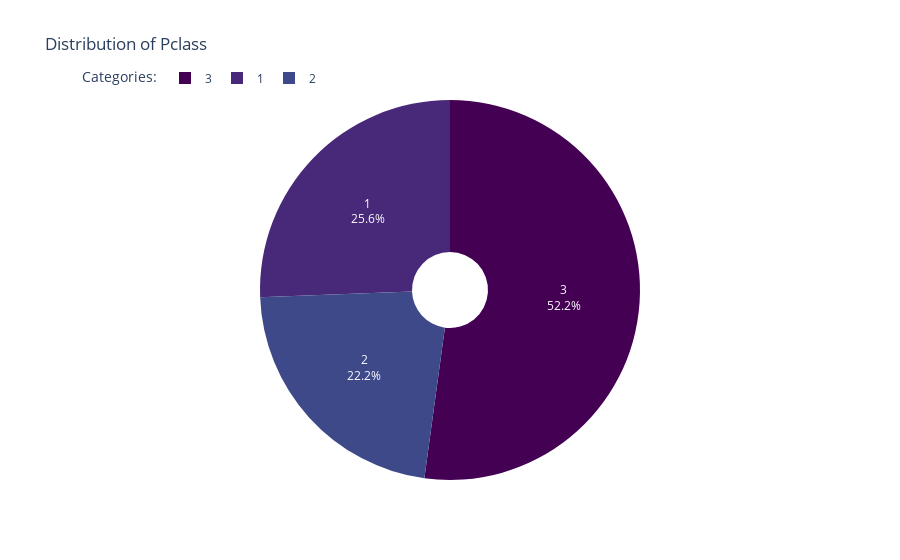

Notebook cell for this chart:
### Code cell
pclass_counts = titanic.Pclass.value_counts()
fig_pclass_perc = px.pie(titanic, names= pclass_counts.index, values = pclass_counts.values, title=f'Distribution of Pclass', hole=0.2, color_discrete_sequence=px.colors.sequential.Viridis)
fig_pclass_perc.update_traces(textinfo='percent+label')
fig_pclass_perc.update_layout(legend_title_text='Categories:', legend=dict(orientation="h", yanchor="bottom", y=1.02))
fig_pclass_perc.show()

### Figure 1 — Plotly figure (JSON) as saved in the notebook; plotly's stock layout.template omitted (floating-point values rounded to 4 significant figures)
{"data": [{"domain": {"x": [0, 1], "y": [0, 1]}, "hole": 0.2, "hovertemplate": "label=%{label}<br>value=%{value}<extra></extra>", "labels": [3, 1, 2], "legendgroup": "", "name": "", "showlegend": true, "textinfo": "percent+label", "type": "pie", "values": [218, 107, 93]}], "layout": {"legend": {"orientation": "h", "title": {"text": "Categories:"}, "tracegroupgap": 0, "y": 1.02, "yanchor": "bottom"}, "piecolorway": ["#440154", "#482878", "#3e4989", "#31688e", "#26828e", "#1f9e89", "#35b779", "#6ece58", "#b5de2b", "#fde725"], "title": {"text": "Distribution of Pclass"}}}
